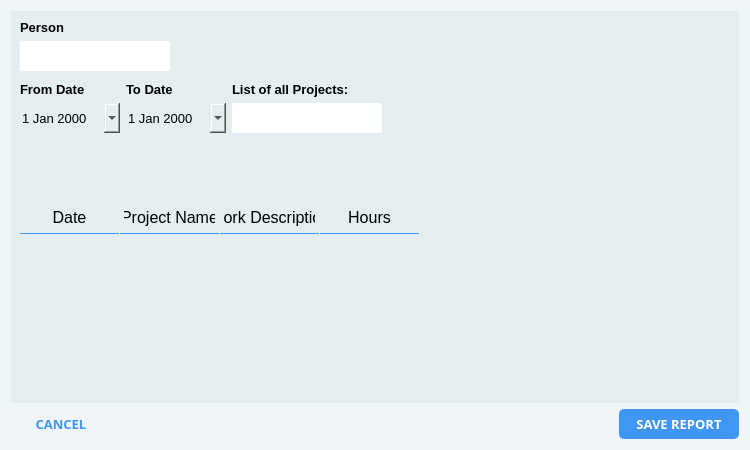
<?xml version="1.0" encoding="UTF-8"?>
<ui version="4.0">
 <class>GetUserReport</class>
 <widget class="QDialog" name="GetUserReport">
  <property name="geometry">
   <rect>
    <x>0</x>
    <y>0</y>
    <width>750</width>
    <height>450</height>
   </rect>
  </property>
  <property name="sizePolicy">
   <sizepolicy hsizetype="Preferred" vsizetype="Preferred">
    <horstretch>0</horstretch>
    <verstretch>0</verstretch>
   </sizepolicy>
  </property>
  <property name="minimumSize">
   <size>
    <width>750</width>
    <height>450</height>
   </size>
  </property>
  <property name="windowTitle">
   <string>Dialog</string>
  </property>
  <property name="styleSheet">
   <string notr="true">background-color: rgb(240, 245, 250);</string>
  </property>
  <layout class="QVBoxLayout" name="verticalLayout_4">
   <item>
    <widget class="QFrame" name="frame">
     <property name="styleSheet">
      <string notr="true">background-color: rgb(228, 237, 240);
border: none;</string>
     </property>
     <property name="frameShape">
      <enum>QFrame::StyledPanel</enum>
     </property>
     <property name="frameShadow">
      <enum>QFrame::Raised</enum>
     </property>
     <layout class="QVBoxLayout" name="verticalLayout_5">
      <item>
       <widget class="QLabel" name="label">
        <property name="font">
         <font>
          <pointsize>10</pointsize>
          <weight>75</weight>
          <bold>true</bold>
         </font>
        </property>
        <property name="text">
         <string>Person</string>
        </property>
       </widget>
      </item>
      <item>
       <layout class="QHBoxLayout" name="horizontalLayout">
        <item>
         <widget class="QComboBox" name="comboBoxPerson">
          <property name="sizePolicy">
           <sizepolicy hsizetype="Fixed" vsizetype="Fixed">
            <horstretch>0</horstretch>
            <verstretch>0</verstretch>
           </sizepolicy>
          </property>
          <property name="minimumSize">
           <size>
            <width>150</width>
            <height>30</height>
           </size>
          </property>
          <property name="font">
           <font>
            <pointsize>10</pointsize>
            <weight>75</weight>
            <bold>true</bold>
           </font>
          </property>
          <property name="styleSheet">
           <string notr="true">QComboBox {
border-radius: 2px;
border: none;
background-color: rgb(255, 255, 255);
}
QComboBox::drop-down 
{
    border: 0px;
}

QComboBox::down-arrow {
    image: url(:/images/images/dA.png);
    width: 25px;
    height: 25px;
	margin-right: 10px;
}</string>
          </property>
         </widget>
        </item>
        <item>
         <spacer name="horizontalSpacer_3">
          <property name="orientation">
           <enum>Qt::Horizontal</enum>
          </property>
          <property name="sizeHint" stdset="0">
           <size>
            <width>40</width>
            <height>20</height>
           </size>
          </property>
         </spacer>
        </item>
       </layout>
      </item>
      <item>
       <spacer name="verticalSpacer">
        <property name="orientation">
         <enum>Qt::Vertical</enum>
        </property>
        <property name="sizeType">
         <enum>QSizePolicy::Fixed</enum>
        </property>
        <property name="sizeHint" stdset="0">
         <size>
          <width>20</width>
          <height>5</height>
         </size>
        </property>
       </spacer>
      </item>
      <item>
       <layout class="QHBoxLayout" name="horizontalLayout_3">
        <item>
         <layout class="QVBoxLayout" name="verticalLayout_3">
          <item>
           <widget class="QLabel" name="label_2">
            <property name="font">
             <font>
              <pointsize>10</pointsize>
              <weight>75</weight>
              <bold>true</bold>
             </font>
            </property>
            <property name="text">
             <string>From Date</string>
            </property>
           </widget>
          </item>
          <item>
           <widget class="QDateEdit" name="dateEditStartDate">
            <property name="sizePolicy">
             <sizepolicy hsizetype="Fixed" vsizetype="Fixed">
              <horstretch>0</horstretch>
              <verstretch>0</verstretch>
             </sizepolicy>
            </property>
            <property name="minimumSize">
             <size>
              <width>100</width>
              <height>30</height>
             </size>
            </property>
            <property name="font">
             <font>
              <pointsize>10</pointsize>
             </font>
            </property>
            <property name="styleSheet">
             <string notr="true">QDateEdit {
border: none;
background-color: rgb(255, 255, 255)
}
QDateEdit::drop-down
{
    border: 0px;
}

QDateEdit::down-arrow {
    image: url(:/images/images/calendarIcon.png);
    width: 25px;
    height: 25px;
        margin-right: 10px;

}
border-radius: 2px;
border: none;
background-color: rgb(255, 255, 255);</string>
            </property>
            <property name="calendarPopup">
             <bool>true</bool>
            </property>
           </widget>
          </item>
         </layout>
        </item>
        <item>
         <layout class="QVBoxLayout" name="verticalLayout_6">
          <item>
           <widget class="QLabel" name="label_3">
            <property name="font">
             <font>
              <pointsize>10</pointsize>
              <weight>75</weight>
              <bold>true</bold>
             </font>
            </property>
            <property name="text">
             <string>To Date</string>
            </property>
           </widget>
          </item>
          <item>
           <widget class="QDateEdit" name="dateEditEndDate">
            <property name="sizePolicy">
             <sizepolicy hsizetype="Fixed" vsizetype="Fixed">
              <horstretch>0</horstretch>
              <verstretch>0</verstretch>
             </sizepolicy>
            </property>
            <property name="minimumSize">
             <size>
              <width>100</width>
              <height>30</height>
             </size>
            </property>
            <property name="font">
             <font>
              <pointsize>10</pointsize>
             </font>
            </property>
            <property name="styleSheet">
             <string notr="true">QDateEdit {
border: none;
background-color: rgb(255, 255, 255)
}
QDateEdit::drop-down
{
    border: 0px;
}

QDateEdit::down-arrow {
    image: url(:/images/images/calendarIcon.png);
    width: 25px;
    height: 25px;
        margin-right: 10px;

}
border-radius: 2px;
border: none;
background-color: rgb(255, 255, 255);</string>
            </property>
            <property name="calendarPopup">
             <bool>true</bool>
            </property>
           </widget>
          </item>
         </layout>
        </item>
        <item>
         <layout class="QVBoxLayout" name="verticalLayout">
          <item>
           <widget class="QLabel" name="label_4">
            <property name="font">
             <font>
              <pointsize>10</pointsize>
              <weight>75</weight>
              <bold>true</bold>
             </font>
            </property>
            <property name="text">
             <string>List of all Projects:</string>
            </property>
           </widget>
          </item>
          <item>
           <widget class="QComboBox" name="comboBoxProject">
            <property name="minimumSize">
             <size>
              <width>150</width>
              <height>30</height>
             </size>
            </property>
            <property name="font">
             <font>
              <pointsize>10</pointsize>
              <weight>75</weight>
              <bold>true</bold>
             </font>
            </property>
            <property name="styleSheet">
             <string notr="true">QComboBox {
border-radius: 2px;
border: none;
background-color: rgb(255, 255, 255);
}
QComboBox::drop-down
{
    border: 0px;
}

QComboBox::down-arrow {
    image: url(:/images/images/dA.png);
    width: 25px;
    height: 25px;
        margin-right: 10px;
}</string>
            </property>
           </widget>
          </item>
         </layout>
        </item>
        <item>
         <spacer name="horizontalSpacer_2">
          <property name="orientation">
           <enum>Qt::Horizontal</enum>
          </property>
          <property name="sizeType">
           <enum>QSizePolicy::Expanding</enum>
          </property>
          <property name="sizeHint" stdset="0">
           <size>
            <width>40</width>
            <height>20</height>
           </size>
          </property>
         </spacer>
        </item>
       </layout>
      </item>
      <item>
       <spacer name="verticalSpacer_2">
        <property name="orientation">
         <enum>Qt::Vertical</enum>
        </property>
        <property name="sizeHint" stdset="0">
         <size>
          <width>20</width>
          <height>40</height>
         </size>
        </property>
       </spacer>
      </item>
      <item>
       <widget class="QTableWidget" name="tableWidget">
        <property name="minimumSize">
         <size>
          <width>600</width>
          <height>0</height>
         </size>
        </property>
        <property name="styleSheet">
         <string notr="true">QHeaderView::section {
    background-color: transparent;
    /*color: black;
    padding-left: 4px;*/
	padding: 4px;
    font-size: 12pt;
    border-style: none;
    border-bottom: 1px solid rgb(64, 150, 244);
    border-right: 1px solid rgb(231, 236, 240);

}

QTableView {
    background-color: transparent;
	border: none;
}

QTableWidget {
    gridline-color: rgb(231, 236, 240);
    font-size: 10pt;
}</string>
        </property>
        <column>
         <property name="text">
          <string>Date</string>
         </property>
        </column>
        <column>
         <property name="text">
          <string>Project Name</string>
         </property>
        </column>
        <column>
         <property name="text">
          <string>Work Description</string>
         </property>
        </column>
        <column>
         <property name="text">
          <string>Hours</string>
         </property>
        </column>
       </widget>
      </item>
     </layout>
    </widget>
   </item>
   <item>
    <layout class="QHBoxLayout" name="horizontalLayout_2">
     <item>
      <widget class="QPushButton" name="buttonClose">
       <property name="enabled">
        <bool>true</bool>
       </property>
       <property name="minimumSize">
        <size>
         <width>100</width>
         <height>30</height>
        </size>
       </property>
       <property name="font">
        <font>
         <family>Century Gothic</family>
         <pointsize>10</pointsize>
         <weight>75</weight>
         <bold>true</bold>
        </font>
       </property>
       <property name="styleSheet">
        <string notr="true">QPushButton {	
border: none;
color: rgb(64, 150, 244);
background-color: transparent;
}

QPushButton:pressed {
alternate-background-color: rgb(231, 236, 240);
}
QPushButton:hover {
background-color: rgb(245, 250, 255);
}

QPushButton:disabled {
background-color: rgb(225, 225, 225);
}


</string>
       </property>
       <property name="text">
        <string>CANCEL</string>
       </property>
      </widget>
     </item>
     <item>
      <spacer name="horizontalSpacer">
       <property name="orientation">
        <enum>Qt::Horizontal</enum>
       </property>
       <property name="sizeHint" stdset="0">
        <size>
         <width>40</width>
         <height>20</height>
        </size>
       </property>
      </spacer>
     </item>
     <item>
      <widget class="QPushButton" name="pushButtonSaveReport">
       <property name="minimumSize">
        <size>
         <width>120</width>
         <height>30</height>
        </size>
       </property>
       <property name="font">
        <font>
         <family>Century Gothic</family>
         <pointsize>10</pointsize>
         <weight>75</weight>
         <bold>true</bold>
        </font>
       </property>
       <property name="styleSheet">
        <string notr="true">QPushButton {
        background-color: rgb(64, 150, 244);
        border-radius: 5px;
        color: rgb(255, 255, 255);
        border:none
}

QPushButton:pressed {
background-color: rgb(57, 134, 217);

}
QPushButton:hover {
background-color: rgb(67, 158, 255);
}

QPushButton:disabled {
background-color: rgb(225, 225, 225);
}


</string>
       </property>
       <property name="text">
        <string>SAVE REPORT</string>
       </property>
      </widget>
     </item>
    </layout>
   </item>
  </layout>
 </widget>
 <resources/>
 <connections/>
</ui>
